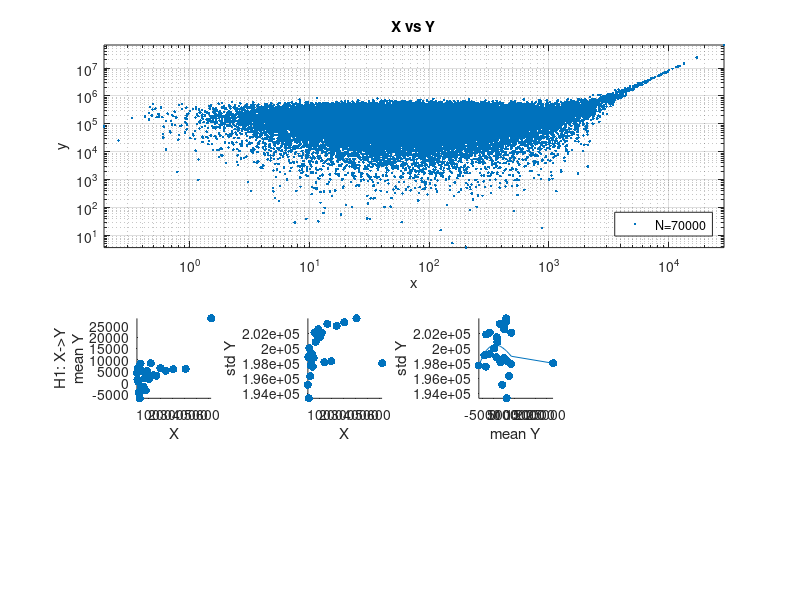

The MATLAB source for this figure: (Note: this script raises an error after producing the figure.)
% Tests on retrieval of direction of causality as inferred by method of
% nonlinear causal inference (additive noise n??)
%
% bivariate models
%
% Simulations of model y = f(x), p(y|f(x)) 
%
% Given x -> y 
% Choose: 
% p(x) [uniform, normal, logNormal..] 
% y = f(x) [polynomial degree 1, 2 , ...]
% N [ number of samples ]
% g(n) [some noise function, additive noise, normal]

close all; clf

N = 70000;

% p(x)

% uniform 0 1
%x = rand(1,N);

%normal
mu = 3; var = 1.4;
x = (randn(N,1)+mu)*var;

%log normal
x = exp(x);

%measurement error P(x)
%x = x + randn(size(x)) ;

% additive noise
n = randn(size(x))*200000;

% deterministic linear function
b = 0.01;
a = 0.08;
% calculate y from x
y = a*x.^2 + b*x + n;

%y = 0.4*x + n;

subplot(1,2,1);
loglog(x,y,'.','markersize',8);
xlabel('X -> Y');
grid on; axis tight;
subplot(1,2,2);
loglog(y,x,'.','markersize',8);
xlabel('Y -> X');
grid on; axis tight;



%%

% Run causal inference on data

Nrand=100; % number of shuffles when testing hypothesis that conditionals are the same except for mean and std
showconditionals = 0; % to check if the conditionals looks like properly adjusted accross bins

    
        subplot(2,1,1);
        loglog(x,y,'.','markersize',6);
        grid on; axis tight;
        ylabel('y')
        xlabel('x')
        legend(['N=' num2str(length(x))],'Location','southeast')
        title ('X vs Y')
        
        xlim([min(x)-0.5,max(x)+0.5]);
        %set(gca,'XTick',[min(x)-0.5 : 0.15 : max(x)+0.5]);
        
        clear meanstats
        for i=1:2
            
            switch i % selcect H1 or H2
                case 1, X=x; Y=y; xstr='X'; ystr='Y';
                case 2, X=y; Y=x; xstr='Y'; ystr='X';
            end
            
            % select bins edges with equal number of points per bin
            edge=prctile(X,0:4:99);
            
            % compute conditional statistics in each bin of conditioning variable
            for k=length(edge)-1:-1:1
                %binnoise = 0; randn(size(X))*(edge(k+1)-edge(k))*2; 
                %indx = find(edge(k)<=(X+binnoise) & (X+binnoise)<edge(k+1));
                indx = find(edge(k)<=X & X<edge(k+1));
                count(k,1) = length(indx);          % points per bin
                cond(k,1)  = (edge(k)+edge(k+1))/2; % center of conditioning bin
                mu(k,1)    = mean(Y(indx));         % conditional mean of dependent variable
                sigma(k,1) = std(Y(indx));          % conditional std of dependent variable
                data{k}    = Y(indx);               % keep for shuffling bins later
            end
            % remove bins that did not have enough data to computer reliable stats
            k=find(count>10);mu=mu(k);sigma=sigma(k);count=count(k);cond=cond(k);data=data(k);
            
            % number of conditioning bins that had some data in them
            K = length(mu);
            
            % some displays
            subplot(4,4,5+i*4)
            scatter(cond,mu,'filled');
            xlabel(xstr); ylabel(['H' num2str(i) ': ' xstr '->' ystr 10 'mean ' ystr]); axis tight
            
            subplot(4,4,6+i*4)
            scatter(cond,sigma,'filled');
            xlabel(xstr); ylabel(['std ' ystr]); axis tight
            
            subplot(4,4,7+i*4)
            scatter(mu,sigma,'filled');
            xlabel(['mean ' ystr]); ylabel(['std ' ystr]); axis tight
            
            % estimate the std from the mean assuming linear model
            sest=polyval(polyfit(mu,sigma,3),mu);  % with offset
            
            hold on; [~,indx]=sort(mu); plot(mu(indx),sest(indx)); hold off;
            rsquare(pnr,fnr,i) = 1-sum((sest-sigma).^2)/sum((sigma-mean(sigma)).^2);
            ax=axis; t=text(ax(1)+0.5*(ax(2)-ax(1)),ax(3)+0.15*(ax(4)-ax(3)),['R^2=' num2str(rsquare(pnr,fnr,i),2)]);
            set(t,'BackgroundColor', [0.95 0.95 0.95])
            
            drawnow
            
        
            
            % generate standartized version of the data only using mu, and sest derived from mu
            for k=1:K, zdata{k} = (data{k}-mu(k))/sest(k); end
            
            % do shuffle stats
            for n=Nrand:-1:1
        
                clear stats
                for k=1:K
                    
                    % sample by shuffling bins of conditioning variable and adjusting mean and estimated std
                    krand = [1:k-1 k+1:K]; krand=krand(randperm(K-1,2)); % 2 random bins excluding kth bin
                    sample1 = zdata{krand(1)};
                    sample2 = zdata{krand(2)};
                    
                    % compute stats for current bin of conditioning variable
                    [~,~,stats(k)] = kstest2(sample1,sample2);
                    
                    if showconditionals
                        [~,bin]=hist([sample1;sample2]);
                        h1=hist(sample1,bin)/count(krand(1));
                        h2=hist(sample2,bin)/count(krand(2));
                        clf; bar(bin,[h1' h2']); title([i n k]);
                        [sigma(k) sest(k); mean(data{k}) mean(sample1); std(data{k}) std(sample1)]
                        pause;
                        
                    end
                    
                end
                
                % agregate stats over conditioning bins
                meanstats(n,i) = mean(stats);
                
            end
            
            
        end
        
        ksmean (pnr,fnr,:) = mean(meanstats);
        ksdiff(pnr,fnr) = diff(mean(meanstats))/mean(std(meanstats)); % positive if H1 more uniform across bins
        
        subplot(2,4,8)
        [h,bin]=hist(meanstats,50); 
        bar(bin,h/Nrand,1); axis tight
        legend('H1','H2')
        ax=axis; t=text(ax(1)+0.5*(ax(2)-ax(1)),ax(3)+0.15*(ax(4)-ax(3)),['d''=' num2str(ksdiff(pnr,fnr),2)]);
        set(t,'BackgroundColor', [0.95 0.95 0.95])
        xlabel('KS stats');
        
        
        colormap cool
        % sublabel; % get this function on the mathworks community repository.
        
        %saveas(gca,'funding_vs_productivity_model.png')
        
   

